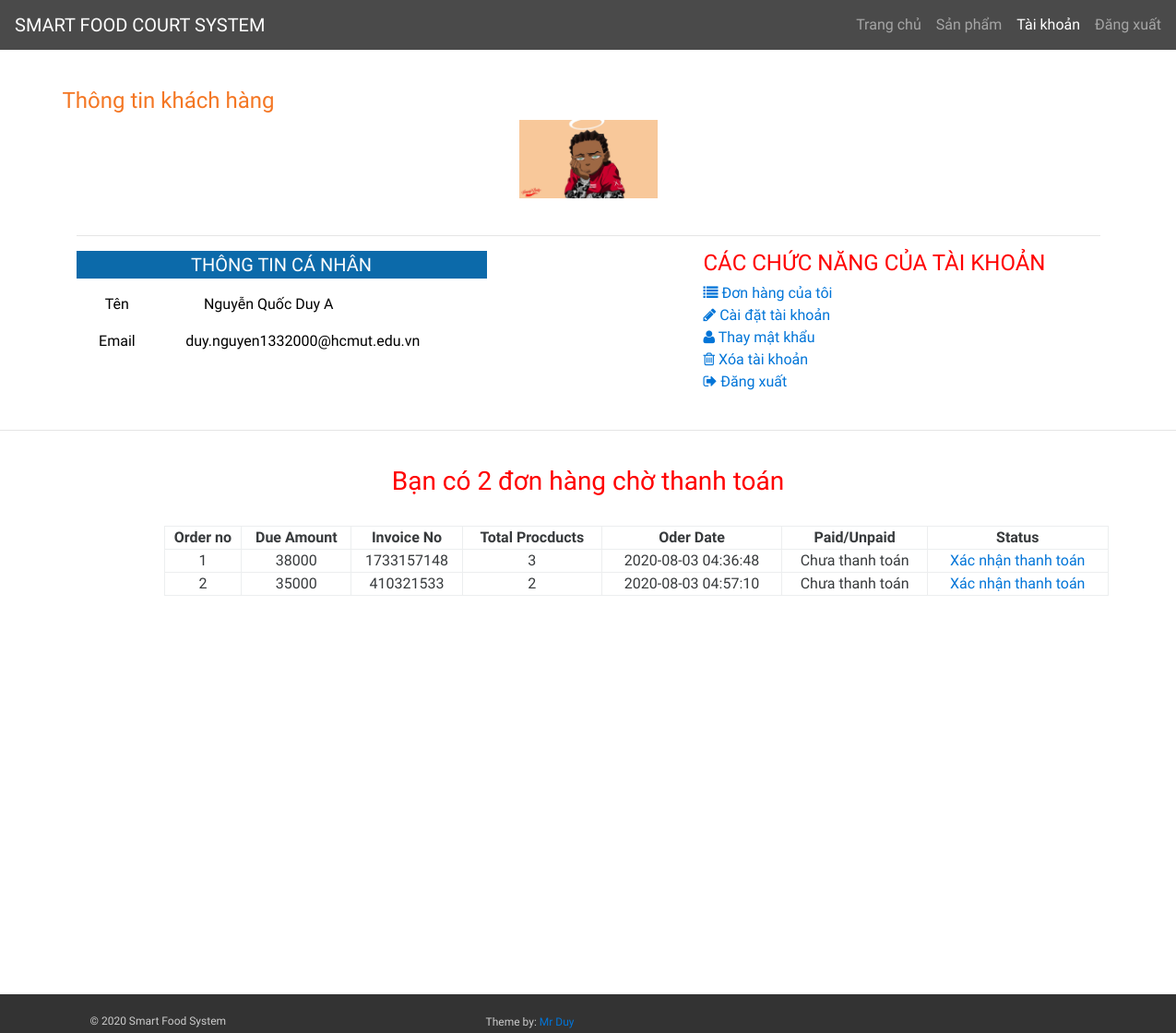
Page /taikhoan.php?dat_hang (signed in) on the committed database.
### tables this page shows
CREATE TABLE `users` (
  `id` int(11) NOT NULL,
  `ip_address` varchar(255) NOT NULL,
  `name` text NOT NULL,
  `email` varchar(255) NOT NULL,
  `password` varchar(100) NOT NULL,
  `image` varchar(255) NOT NULL,
  `role` varchar(50) NOT NULL DEFAULT 'guest'
);

CREATE TABLE `customer_order` (
  `order_id` int(100) NOT NULL,
  `customer_id` int(100) NOT NULL,
  `due_amount` int(100) NOT NULL,
  `invoice_no` int(100) NOT NULL,
  `total_products` int(100) NOT NULL,
  `order_date` timestamp NOT NULL DEFAULT current_timestamp() ON UPDATE current_timestamp(),
  `order_status` text NOT NULL
);

### my_order.php (the view)
<?php
include("db.php");
$c = $_SESSION['email'];
$get_c = "SELECT * from users where email = '$c'";
$run_c = mysqli_query($con, $get_c);
$row_c = mysqli_fetch_array($run_c);
$customer_id = $row_c['id'];
?>
<div class="container">
	<div class="row">
		<div class="col-sm-12 push-sm-1">
			<table width="1024" align="center" bgcolor="#1488db" class="table-bordered">
				<tr>
					<th class="duyy1" style="text-align: center;">Order no</th>
					<th class="duyy1" style="text-align: center;">Due Amount</th>
					<th class="duyy1" style="text-align: center;">Invoice No</th>
					<th class="duyy1" style="text-align: center;">Total Procducts</th>
					<th style="text-align: center;">Oder Date</th>
					<th class="duyy1" style="text-align: center;">Paid/Unpaid</th>
					<th class="duyy1" style="text-align: center;">Status</th>
				</tr>
				<?php
				$get_orders ="select * from customer_order where customer_id='$customer_id'";
				$run_orders = mysqli_query($con, $get_orders);
				$i = 0;
				while($row_orders = mysqli_fetch_array($run_orders))
				{
					$order_id = $row_orders['order_id'];
					$due_amount = $row_orders['due_amount'];
					$inovice_no = $row_orders['invoice_no'];
					$products = $row_orders['total_products'];
					$date = $row_orders['order_date'];
					$status = $row_orders['order_status'];
					$i++;
					if($status == 'Pending') {
						$status = 'Chưa thanh toán';
					}
					else {
						$status = 'Đã thanh toán';
					}
					echo"
					<tr align='center'>
					<td> $i</td>
					<td>$due_amount</td>
					<td>$inovice_no</td>
					<td>$products</td>
					<td>$date</td>
					<td>$status</td>
					<td><a href='confirm.php?order_id=$order_id'> Xác nhận thanh toán </td>
					</tr>";
				}
				?>
			</table>
		</div>
	</div>
</div>

### taikhoan.php (shortened to what this page needs)
<?php
include('function.php');
?>
<!DOCTYPE html>
<html lang="en"><head>
	<link rel="stylesheet" href="vendor/bootstrap.css">
	<link rel="stylesheet" href="vendor/font-awesome.css">
	<link rel="stylesheet" href="1.css">
</head>
<body >
	<div class="banner_sanpham">
		<nav class="navbar navbar-dark bg-inverse navbar-fixed-top tren">
			<div class="collapse navbar-toggleable-xs" id="exCollapsingNavbar2">
				<a class="navbar-brand logo" href="index.php">SMART FOOD COURT SYSTEM</a>
				<ul class="nav navbar-nav float-sm-right trenphai">
					<li class="nav-item ">
						<a class="nav-link" href="index.php">Trang chủ <span class="sr-only">(current)</span></a>
					</li>
					<li class="nav-item ">
						<a class="nav-link" href="sanpham.php">Sản phẩm</a>
					</li>
					<li class="nav-item active">
						<?php
						if(isset($_SESSION['email'])){
							echo"<a class='nav-link' href='taikhoan.php'>Tài khoản</a>";
						}
						?>
					</li>
					<li class="nav-item ">
						<?php
						if(isset($_SESSION['email'])){
							echo"<a class='nav-link' href='dangxuat.php'>Đăng xuất</a>";
						}
						?>
					</li>
				</ul>
			</div>
		</nav>
	</div>
	<br>
	<br>
	<br>
	<br>
	<?php
		$user_session = $_SESSION['email'];
		$get_customer_pic = "SELECT * FROM users where email = '$user_session'";
		$run_customer = mysqli_query($con,$get_customer_pic);
		$row_customer = mysqli_fetch_array($run_customer);
		$customer_pic = $row_customer['image'];
		$customer_email = $row_customer['email'];
		$customer_name = $row_customer['name'];
		echo "<div id='quanlytaikhoan'>
		<div class='container'>
		<div class='row'>
		<h4 style='color:#f47724;' id= '_info'>Thông tin khách hàng</h4>
		</div>
		<div class='row'>
		<div class='col-sm-4 push-sm-4' style=' text-align: center; '>
		<img src='product_images/$customer_pic' alt='' style='width: 150px;'>
		</div>
		</div>
		<br>
		<hr>
		<div class='row' style='text-align: center;'>
		<div class='col-sm-5'>
		<p style='background-color: #0c6aaa; color:white; display: inline-block; width:100%;text-align: center; font-size: 20px;' >THÔNG TIN CÁ NHÂN</p>
		<div class='row'>
		<div class='col-sm-3 _ten'>
		<p style='color:black; font-size: 16px;' class=''>Tên</p>
		</div>
		<div class='col-sm-3  _ten'>
		<p style='color:black; font-size: 16px;' class='_ten1'>$customer_name</p>
		</div>
		</div>
		<div class='row'>
		<div class='col-sm-3 _email'>
		<p style='color:black; font-size: 16px;'>Email</p>
		</div>
		<div class='col-sm-3 _email2'>
		<p style='color:black; font-size: 16px;'>$customer_email</p>
		</div>
		</div>";
	?>
</div>
<div class="col-sm-2"> </div>
<div class="col-sm-5">
	<div class="dichvu">
		<div class="container">
			<h4 class="cc" style="color:red;">CÁC CHỨC NĂNG CỦA TÀI KHOẢN</h4>
			<li class="<?php if(isset($_GET['dat_hang'])){echo "active";} ?> cc">
				<a href="taikhoan.php?dat_hang">
					<i class="fa fa-list"></i> Đơn hàng của tôi
				</a>
			</li>
			<li class="<?php if(isset($_GET['edit_taikhoan'])){echo "active";} ?> cc">
				<a href="taikhoan.php?edit_taikhoan">
					<i class="fa fa-pencil"></i> Cài đặt tài khoản
				</a>
			</li>
			<li class="<?php if(isset($_GET['thay_pass'])){echo "active";} ?>  cc">
				<a href="taikhoan.php?thay_pass">
					<i class="fa fa-user"></i> Thay mật khẩu
				</a>
			</li>
			<li class="<?php if(isset($_GET['xoa_tai_khoan'])){echo "active";} ?>  cc">
				<a href="taikhoan.php?xoa_tai_khoan">
					<i class="fa fa-trash-o"></i> Xóa tài khoản
				</a>
			</li>
			<li class="cc">
				<a href="dangxuat.php"  >
					<i class="fa fa-sign-out"></i> Đăng xuất
				</a>
			</li>
		</div>
	</div>
</div>
</div>
</div>
</div>
<br>
<hr>
<br>
<div class="box">
	<?php
		if(isset($_GET['dat_hang']))
		{
			include("my_order.php");
		}
	 ?>
</div>
<br>
<br>
<br>
<br>
<br>
<br>
<br>
<br>
<br>
<br>
<br>
<br>
<br>
<br>
<?php
include("footer.php");
?>
</body>
</html>

### 1.css (style rules this page uses)
* { margin: 0; padding: 0; font-family: 'Pridi'; }
.duyy1 { margin-right: 10px; }
li { list-style: none; }
html,body { width: 50%%; height: 100%; }
.navbar { background-color:#000000b5!important; }
.navbar { transition: 0.5s; }
._ten1 { width: 180px; }
.cc { text-align: left; }

### rows in the picture
users: image (placeholder picture), name "Nguyễn Quốc Duy A", email "duy.nguyen1332000@hcmut.edu.vn"
customer_order: due_amount "38000", invoice_no "1733157148", total_products "3", order_date "2020-08-03 04:36:48", order_status "Chưa thanh toán"
customer_order: due_amount "35000", invoice_no "410321533", total_products "2", order_date "2020-08-03 04:57:10", order_status "Chưa thanh toán"

### other values in the picture
$count_orders "2"
